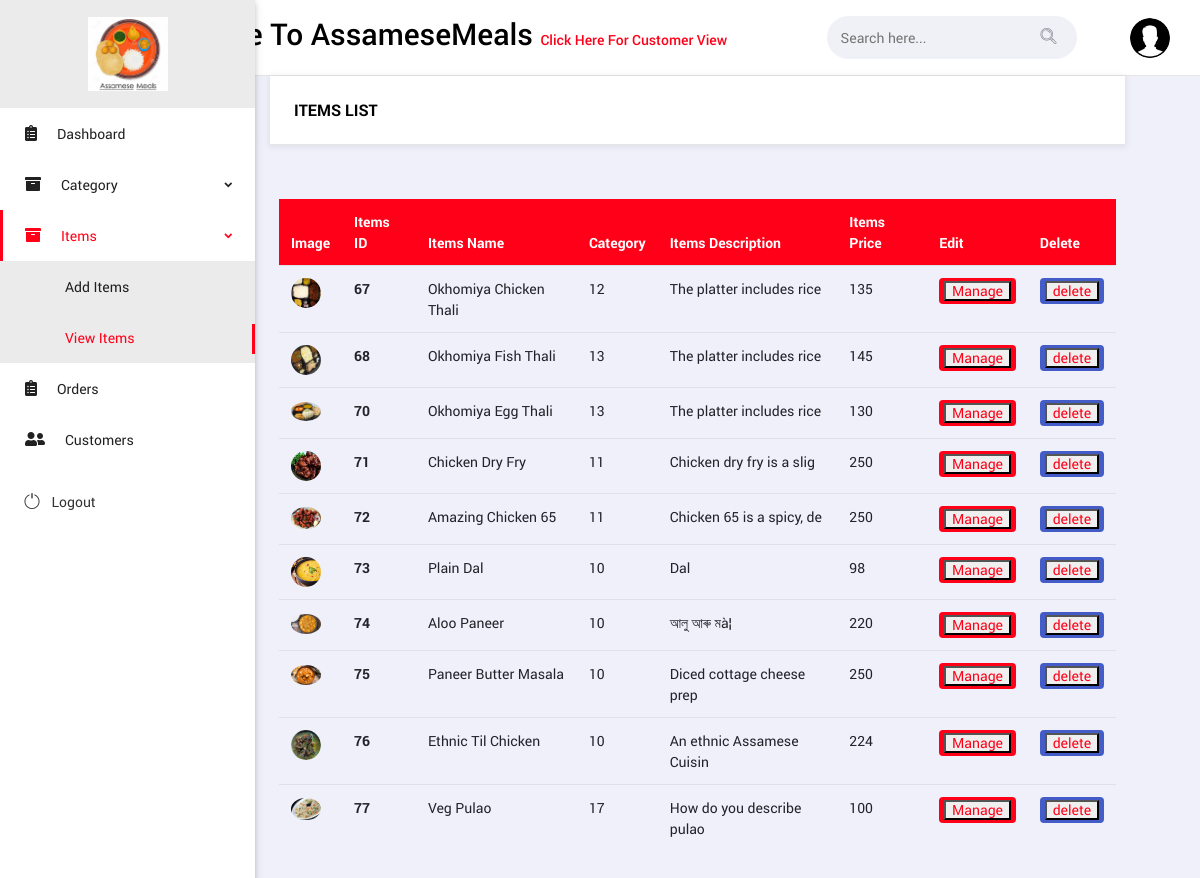
Screenshot of /admin/view_item.php (signed in) with the database file from the repository.
### tables this page shows
CREATE TABLE `items` (
  `item_id` int(5) NOT NULL,
  `item_name` varchar(25) NOT NULL,
  `item_price` int(5) NOT NULL,
  `item_desc` varchar(255) NOT NULL,
  `cat_id` int(5) NOT NULL,
  `image` varchar(100) NOT NULL,
  `availability` int(11) NOT NULL DEFAULT 1
);

### admin/view_item.php (the view, shortened to what this page needs)
<?php
include "navbar.php";
$view_items = mysqli_query($con, "SELECT * FROM `items` WHERE NOT availability =0");
?>
<!DOCTYPE html>
<body>
    <main class="body-content">
        <div class="col-12">
            <div class="ms-panel">
                <div class="ms-panel-header">
                    <h6> Items List</h6>
                </div>
            </div>
        </div>
        <div class="ms-panel-body">
            <div class="table-responsive">
                <table class="table table-hover thead-primary">
                    <thead>
                        <tr>
                            <th scope="col">Image</th>
                            <th scope="col">Items ID</th>
                            <th scope="col">Items Name</th>
                            <th scope="col">Category</th>
                            <th scope="col">Items Description</th>
                            <th scope="col">Items Price</th>
                            <th scope="col">Edit</th>
                            <th scope="col">Delete</th>
                        </tr>
                    </thead>
                    <tbody>
                        <?php
                        while ($row = mysqli_fetch_assoc($view_items)) {
                        ?>
                            <tr>
                                <th><img  src="../upload/<?php echo $row['image']; ?>"></th>
                                <th scope="row"><?php echo $row["item_id"]; ?></th>
                                <td><?php echo $row["item_name"]; ?></td>
                                <td> <?php echo $row["cat_id"]; ?></td>
                                <td> <?php echo substr( $row["item_desc"], 0, 25); ?></td>
                                <td> <?php echo $row["item_price"]; ?></td>
                                <td><span class="badge badge-primary"><button><a href="update_item.php?id=<?php echo $row["item_id"]; ?>"> Manage</a></button></span></td>
                                <td><span class="badge badge-secondary"><button><a href="delete_item.php?id=<?php echo $row["item_id"]; ?>"> delete</a></button></span></td>
                            </tr>
                        <?php
                        }
                        ?>
                    </tbody>
                </table>
            </div>
        </div>
    </main>
</body>
</html>

### rows the page displays
items: image (picture), item_id "67", item_name "Okhomiya Chicken Thali", cat "12", item_desc "The platter includes rice", item_price "135"
items: image (picture), item_id "68", item_name "Okhomiya Fish Thali", cat "13", item_desc "The platter includes rice", item_price "145"
items: image (picture), item_id "70", item_name "Okhomiya Egg Thali", cat "13", item_desc "The platter includes rice", item_price "130"
items: image (picture), item_id "71", item_name "Chicken Dry Fry", cat "11", item_desc "Chicken dry fry is a slig", item_price "250"
items: image (picture), item_id "72", item_name "Amazing Chicken 65", cat "11", item_desc "Chicken 65 is a spicy, de", item_price "250"
items: image (picture), item_id "73", item_name "Plain Dal", cat "10", item_desc "Dal", item_price "98"
items: image (picture), item_id "74", item_name "Aloo Paneer", cat "10", item_desc "আলু আৰু মà¦", item_price "220"
items: image (picture), item_id "75", item_name "Paneer Butter Masala", cat "10", item_desc "Diced cottage cheese prep", item_price "250"
items: image (picture), item_id "76", item_name "Ethnic Til Chicken", cat "10", item_desc "An ethnic Assamese Cuisin", item_price "224"
items: image (picture), item_id "77", item_name "Veg Pulao", cat "17", item_desc "How do you describe pulao", item_price "100"
